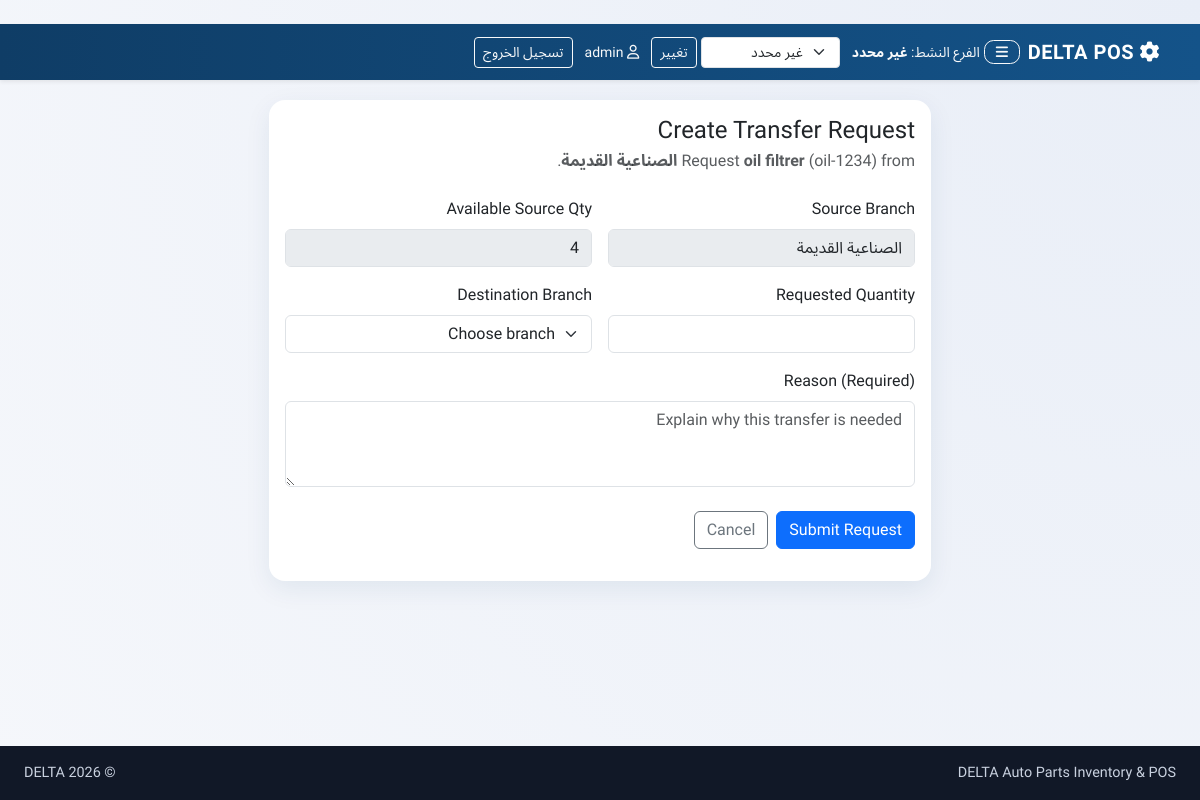
Page /inventory/transfers/create/2/ (signed in) on the earlier database version.
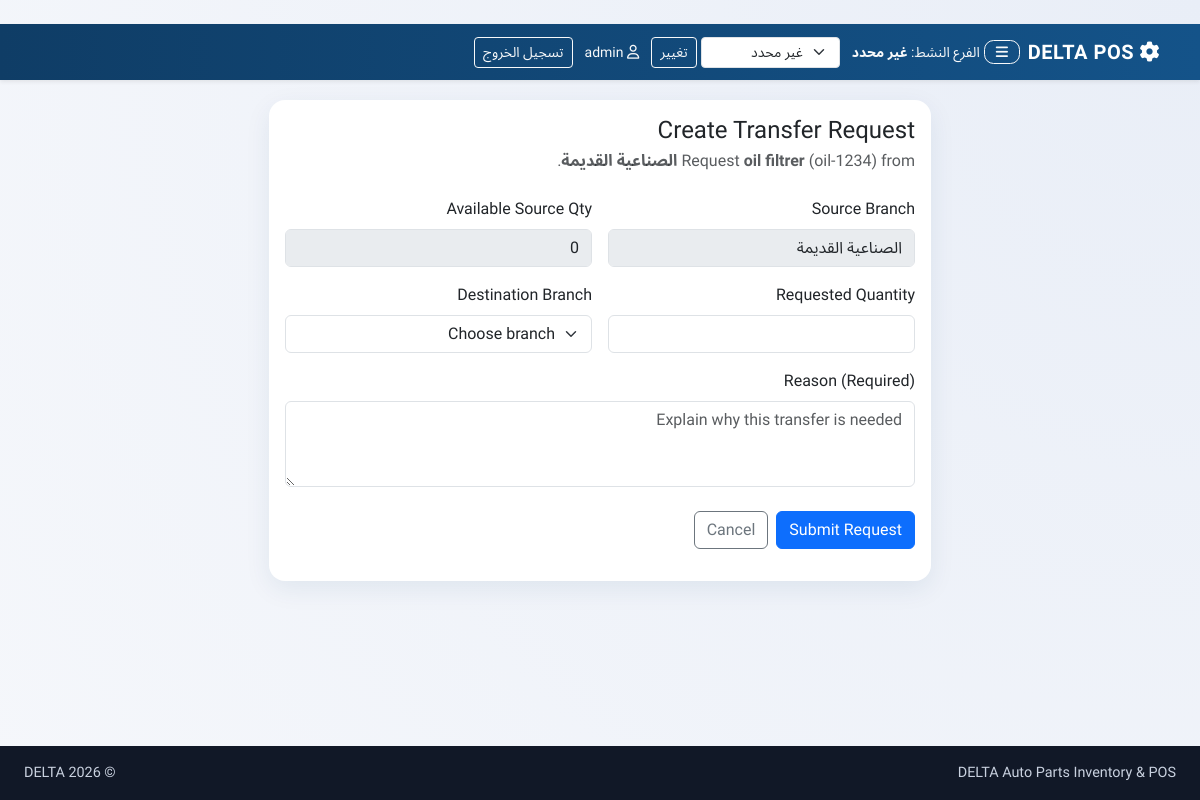
Same page on the later database version.
### inventory/models.py (models this page shows, shortened)
class Stock(models.Model):
    part = models.ForeignKey(Part, on_delete=models.CASCADE)
    branch = models.ForeignKey(Branch, on_delete=models.CASCADE)
    quantity = models.PositiveIntegerField(default=0)
    min_stock_level = models.PositiveIntegerField(default=0)
    location_in_warehouse = models.CharField(max_length=50, blank=True)
    class Meta:
        unique_together = ('part', 'branch')
        indexes = [
            models.Index(fields=["branch", "quantity"]),
        ]

class Part(models.Model):
    name = models.CharField(max_length=200)
    part_number = models.CharField(max_length=100, unique=True)
    barcode = models.CharField(max_length=100, blank=True, null=True)
    category = models.ForeignKey(Category, on_delete=models.SET_NULL, null=True)
    description = models.TextField(blank=True)
    image = models.ImageField(upload_to='parts_images/', blank=True, null=True)
    cost_price = models.DecimalField(
        max_digits=10,
        decimal_places=2,
        validators=[MinValueValidator(Decimal("0.00"))],
    )
    selling_price = models.DecimalField(
        max_digits=10,
        decimal_places=2,
        validators=[MinValueValidator(Decimal("0.00"))],
    )
    compatible_vehicles = models.ManyToManyField(Vehicle, blank=True)

class Branch(models.Model):
    name = models.CharField(max_length=50)
    code = models.CharField(max_length=10, unique=True)

### inventory/views.py (the view, shortened to what this page needs)
# urls.py: path("transfers/create/<int:stock_id>/", views.transfer_create_from_stock, name="transfer_create_from_stock"),
@login_required
@active_branch_required
def transfer_create_from_stock(request, stock_id: int):
    stock = get_object_or_404(Stock.objects.select_related("part", "branch"), id=stock_id)
    profile = _get_or_create_profile(request.user)
    is_admin = is_admin_user(request.user)
    if not _can_request_transfer(request.user):
        return HttpResponseForbidden("You do not have permission to create transfer requests.")
    if not is_admin and not profile.branch:
        messages.error(request, "Your account has no branch assigned.")
        return redirect("part_search")
    destination_branches = Branch.objects.all().order_by("name") if is_admin else [profile.branch] if profile.branch else []
    return render(
        request,
        "inventory/transfer_create.html",
        {
            "stock": stock,
            "destination_branches": destination_branches,
            "is_admin": is_admin,
            "active_branch": request.active_branch,
        },
    )

### inventory/views.py (called while the page is built)
def _active_branch_for_request(request) -> Branch | None:
    cached = getattr(request, _ACTIVE_BRANCH_CACHE_ATTR, _ACTIVE_BRANCH_UNSET)
    if cached is not _ACTIVE_BRANCH_UNSET:
        return cached
    profile = _get_or_create_profile(request.user)
    if is_admin_user(request.user):
        branch_raw = request.session.get(ACTIVE_BRANCH_SESSION_KEY)
        try:
            branch_id = int(branch_raw)
        except (TypeError, ValueError):
            branch_id = None
        branch = Branch.objects.filter(id=branch_id).first() if branch_id else None
    else:
        branch = profile.branch
    setattr(request, _ACTIVE_BRANCH_CACHE_ATTR, branch)
    return branch

def active_branch_required(view_func):
    @wraps(view_func)
    def _wrapped(request, *args, **kwargs):
        branch = _active_branch_for_request(request)
        if branch is None:
            messages.error(request, "يجب اختيار الفرع النشط أولاً قبل تنفيذ العملية.")
            return redirect(_safe_next_url(request, "part_search"))
        request.active_branch = branch
        return view_func(request, *args, **kwargs)
    return _wrapped

### inventory/templates/inventory/transfer_create.html (shortened to what this page needs)
{% extends 'inventory/base.html' %}
{% block content %}
<div class="container-fluid px-3 px-lg-4">
    <div class="row justify-content-center">
        <div class="col-lg-7">
            <div class="card delta-card">
                <div class="card-body">
                    <h1 class="h4 mb-1">Create Transfer Request</h1>
                    <p class="text-muted mb-4">
                        Request <strong>{{ stock.part.name }}</strong> ({{ stock.part.part_number }}) from
                        <strong>{{ stock.branch.name }}</strong>.
                    </p>
                    <form method="post">
                        <div class="row g-3">
                            <div class="col-md-6">
                                <label class="form-label">Source Branch</label>
                                <input type="text" class="form-control" value="{{ stock.branch.name }}" disabled>
                            </div>
                            <div class="col-md-6">
                                <label class="form-label">Available Source Qty</label>
                                <input type="text" class="form-control" value="{{ stock.quantity }}" disabled>
                            </div>
                            <div class="col-md-6">
                                <label class="form-label">Requested Quantity</label>
                                <input type="number" min="1" name="quantity" class="form-control" required>
                            </div>
                            <div class="col-md-6">
                                <label class="form-label">Destination Branch</label>
                                {% if is_admin %}
                                    <select name="destination_branch" class="form-select" required>
                                        <option value="">Choose branch</option>
                                    </select>
                                {% else %}
                                    <input type="text" class="form-control" value="{{ active_branch.name|default:'-' }}" disabled>
                                {% endif %}
                            </div>
                            <div class="col-12">
                                <label class="form-label">Reason (Required)</label>
                                <textarea name="notes" rows="3" class="form-control" placeholder="Explain why this transfer is needed" required></textarea>
                            </div>
                        </div>
                        <div class="d-flex gap-2 mt-4">
                            <button class="btn btn-primary" type="submit">Submit Request</button>
                            <a href="{% url 'transfer_list' %}" class="btn btn-outline-secondary">Cancel</a>
                        </div>
                    </form>
                </div>
            </div>
        </div>
    </div>
</div>
{% endblock %}

Differences in the rows shown:
changed Stock "oil filtrer": quantity "4" → "0"
